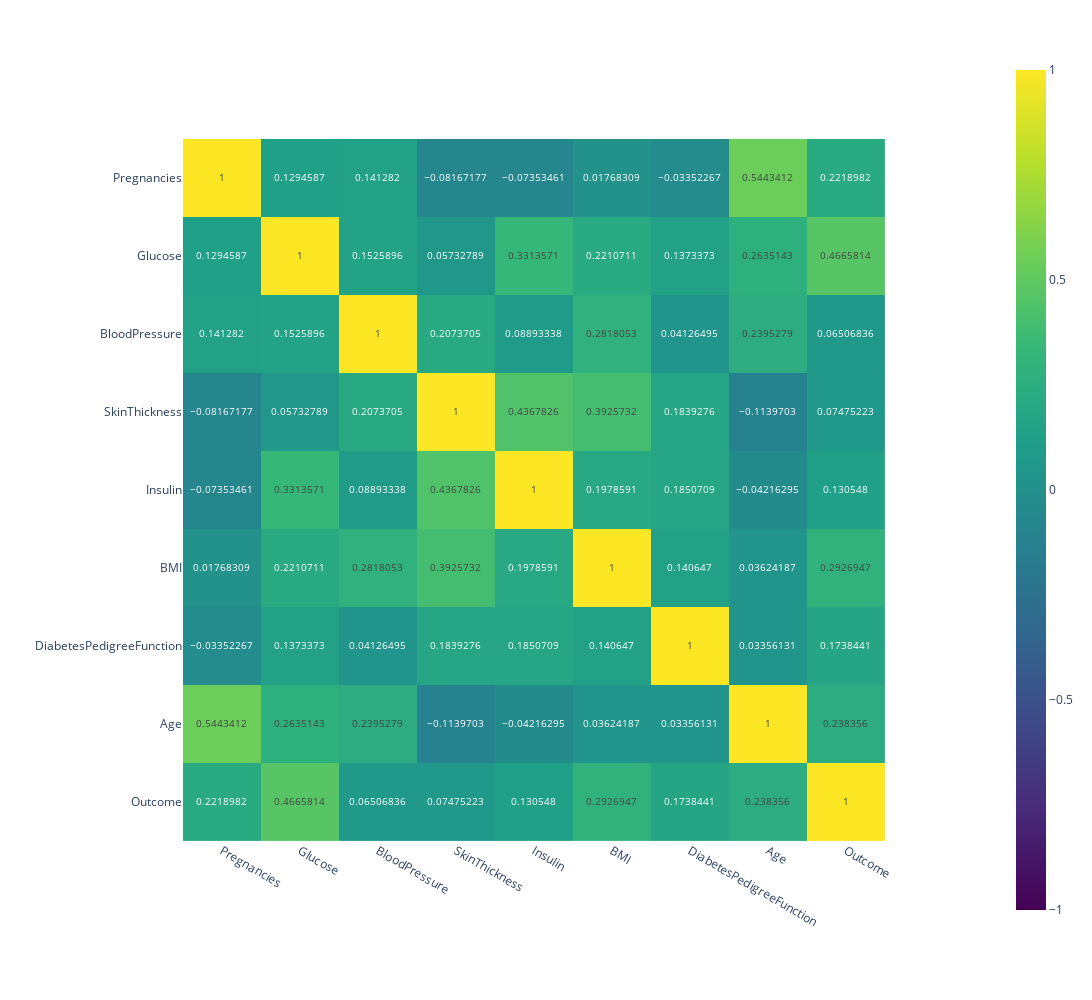

Notebook cell for this chart:
### Code cell
fig = px.imshow(df.corr(),
                text_auto=True,
                color_continuous_scale='Viridis',
                zmin=-1, 
                zmax=1,
                width = 1300, 
                height = 1000,
               )
fig.show();

### Figure 1 — Plotly figure (JSON) as saved in the notebook; plotly's stock layout.template omitted (floating-point values rounded to 4 significant figures)
{"data": [{"coloraxis": "coloraxis", "hovertemplate": "x: %{x}<br>y: %{y}<br>color: %{z}<extra></extra>", "name": "0", "texttemplate": "%{z}", "type": "heatmap", "x": ["Pregnancies", "Glucose", "BloodPressure", "SkinThickness", "Insulin", "BMI", "DiabetesPedigreeFunction", "Age", "Outcome"], "xaxis": "x", "y": ["Pregnancies", "Glucose", "BloodPressure", "SkinThickness", "Insulin", "BMI", "DiabetesPedigreeFunction", "Age", "Outcome"], "yaxis": "y", "z": [[1, 0.1295, 0.1413, -0.08167, -0.07353, 0.01768, -0.03352, 0.5443, 0.2219], [0.1295, 1, 0.1526, 0.05733, 0.3314, 0.2211, 0.1373, 0.2635, 0.4666], [0.1413, 0.1526, 1, 0.2074, 0.08893, 0.2818, 0.04126, 0.2395, 0.06507], [-0.08167, 0.05733, 0.2074, 1, 0.4368, 0.3926, 0.1839, -0.114, 0.07475], [-0.07353, 0.3314, 0.08893, 0.4368, 1, 0.1979, 0.1851, -0.04216, 0.1305], [0.01768, 0.2211, 0.2818, 0.3926, 0.1979, 1, 0.1406, 0.03624, 0.2927], [-0.03352, 0.1373, 0.04126, 0.1839, 0.1851, 0.1406, 1, 0.03356, 0.1738], [0.5443, 0.2635, 0.2395, -0.114, -0.04216, 0.03624, 0.03356, 1, 0.2384], [0.2219, 0.4666, 0.06507, 0.07475, 0.1305, 0.2927, 0.1738, 0.2384, 1]]}], "layout": {"coloraxis": {"cmax": 1, "cmin": -1, "colorscale": [[0, "#440154"], [0.1111, "#482878"], [0.2222, "#3e4989"], [0.3333, "#31688e"], [0.4444, "#26828e"], [0.5556, "#1f9e89"], [0.6667, "#35b779"], [0.7778, "#6ece58"], [0.8889, "#b5de2b"], [1, "#fde725"]]}, "height": 1000, "margin": {"t": 60}, "width": 1300, "xaxis": {"anchor": "y", "autorange": true, "constrain": "domain", "domain": [0.1133, 0.8867], "range": [-0.5, 8.5], "scaleanchor": "y", "type": "category"}, "yaxis": {"anchor": "x", "autorange": true, "constrain": "domain", "domain": [0, 1], "range": [8.5, -0.5], "type": "category"}}}
